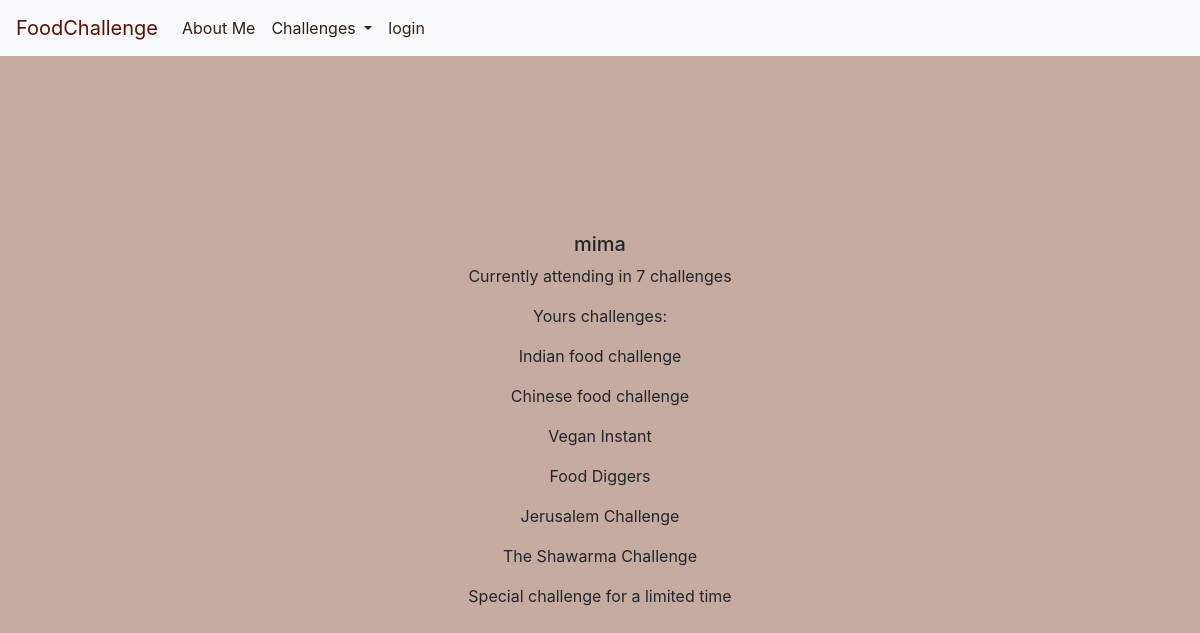
Screenshot of /profile/7 with the database file from the repository.
### core/models.py (models this page shows, shortened)
class Client(models.Model):
    user = models.OneToOneField(User, on_delete=models.CASCADE, related_name='client')

class UserInChallenge(models.Model):
    client = models.ForeignKey(Client, on_delete=models.CASCADE, related_name='userChallenge')
    challenge = models.ForeignKey(Challenge, on_delete=models.CASCADE, related_name='userChallenge')

class Challenge(models.Model):
    name = models.CharField(max_length=200)
    summary = models.CharField(max_length=200)
    description = models.TextField()
    class Level(models.IntegerChoices):
        EASY = 1, "easy"
        MEDIUM = 2, "medium"
        HARD = 3, "hard"
        EXTREME = 4, "extreme"
    level = models.IntegerField(choices=Level.choices)

### core/views.py (the view)
# urls.py: path('profile/<int:client>', views.profile, name="profile"),
def profile(request, client):
    challenge = UserInChallenge.objects.filter(client__user_id=client)
    return render(request, 'core/fixed_profile.html', {'client': Client.objects.get(user_id=client), 'challenge': challenge})

### core/base_views.py (called while the page is built)
def challenge_list(request):
    challenge_list = [
        "Chinese food challenge",
        "Vegan Instant",
        "Food Diggers",
        "Indian food challenge",
        "Special challenge for a limited time",
        "Jerusalem Challenge",
        "The Shawarma Challenge",
    ]
    return {'challenge_list': challenge_list}

### core/templates/core/fixed_profile.html
{% extends 'core/base.html' %}
{% block content %}
<div class="containers">
    <h5>{{ client.user.username }}</h5>
    <p>Currently attending in {{ challenge|length }}  challenges</p>
        <p>Yours challenges:</p>
    {% for c in challenge %}
        <p>{{ c.challenge.name }}  </p>
    {% endfor %}
</div>
{% endblock %}

### core/static/css/style.css (style rules this page uses)
* { box-sizing: border-box; }
body, html { margin: 0; padding: 0; background: #c6aca0; }
.containers { min-height: calc(100vh - 57px); display: flex; justify-content: center; align-items: center; flex-direction: column; }

### rows the page displays
Client: user.username "mima"
UserInChallenge: challenge.name "Indian food challenge"
UserInChallenge: challenge.name "Chinese food challenge"
UserInChallenge: challenge.name "Vegan Instant"
UserInChallenge: challenge.name "Food Diggers"
UserInChallenge: challenge.name "Jerusalem Challenge"
UserInChallenge: challenge.name "The Shawarma Challenge"
UserInChallenge: challenge.name "Special challenge for a limited time"

### other values shown
{{ challenge|length }} "7"
